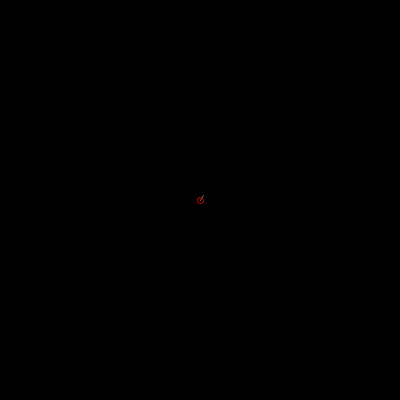
Frame 1 (no input)
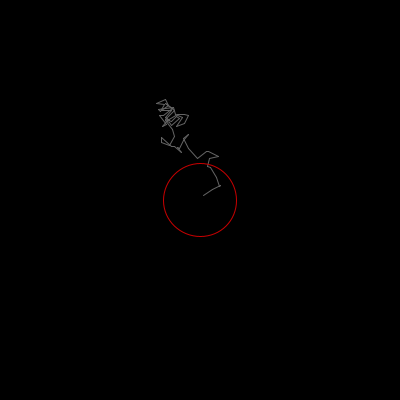
Frame 60 (the mouse pressed at the canvas centre just before this capture)
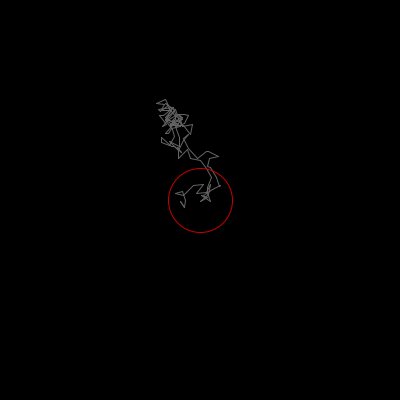
Frame 120 (the mouse held since frame 60 and released just before this capture)

The Processing sketch that drew these frames (run headless with seeded random() and noise(); from frame 60 on, the mouse is pressed at the canvas centre):

// Processing sketch: processing_120681
// ── processing_120681.pde

Point last;
Point current;
DistanceAverager avg;
private static final int CENTER_X = 200;
private static final int CENTER_Y = 200;
ArrayList points;

void setup() {
  size(400, 400);
  last = new Point(200, 200);
  avg = new DistanceAverager();
  points = new ArrayList();
}

void drawPoints() {
  for (int i = 0; i < points.size() - 1; i++) {
    Point from = (Point)points.get(i);
    Point to = (Point)points.get(i+1);
    line(from.x, from.y, to.x, to.y);
  }
}

void draw() {
  background(0);
  int newX = int(last.x + random(-10, 11));
  int newY = int(last.y + random(-10, 11));
  current = new Point(newX, newY);
  avg.addPoint(current);
  points.add(current);
  stroke(100);
  line(last.x, last.y, current.x, current.y);
  drawPoints();
  last = current;
  stroke(200, 0, 0);
  noFill();
  ellipseMode(CENTER);
  int average = round(avg.average);
  ellipse(CENTER_X, CENTER_Y, average, average);
  //ellipse(CENTER_X, CENTER_Y, (int)avg.average(), (int)avg.average());
    
}

public class Point {
  public int x, y;

  public Point(int x, int y) {
    this.x = x;
    this.y = y;
  }
}

public class DistanceAverager {
  private int count;
  public float average;
  public DistanceAverager() {
    count = 0;
    average = 0;
  }

  public void addPoint(Point p) {
    int dx = p.x - CENTER_X;
    int dy = p.y - CENTER_Y;
    float distance = sqrt(dx*dx + dy*dy);
    average = ((count * average) + distance) / (count + 1);
    count = count + 1;
  }
  
  ///public float average() { return 100.0; }
}
